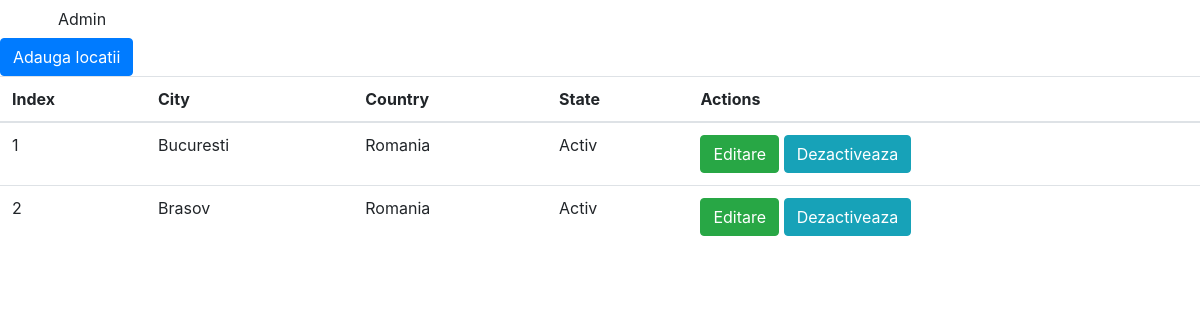
/location/, run on an earlier commit of the app's database.
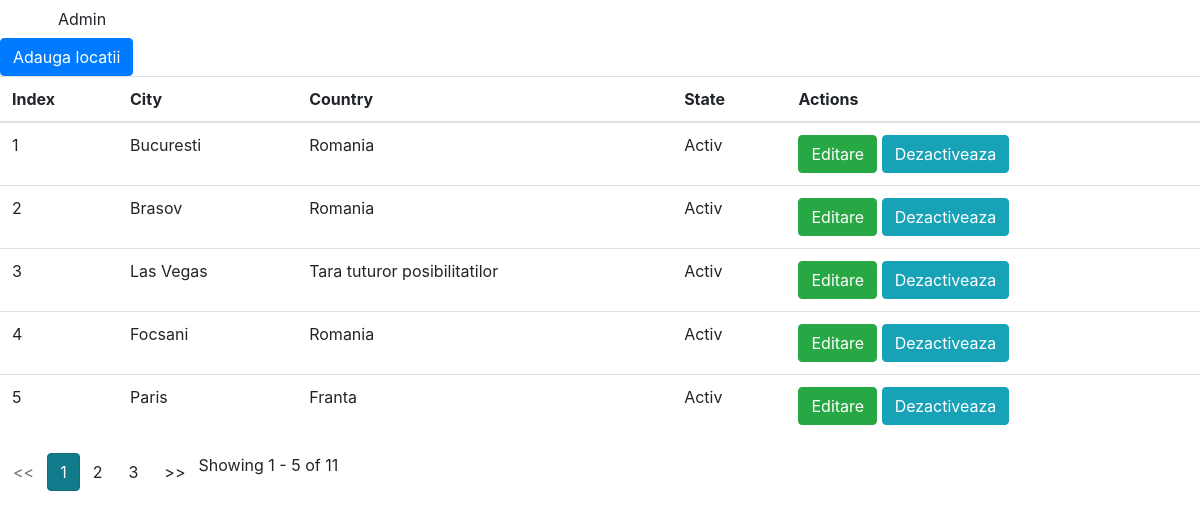
And on a later commit of the database.
### aplicatie1/models.py (models this page shows, shortened)
class Location(models.Model):
    city = models.CharField(max_length=100)
    country = models.CharField(max_length=100)
    active = models.BooleanField(default=True)
    created_at = models.DateTimeField(auto_now_add=True, blank=True)
    updated_at = models.DateTimeField(auto_now=True, blank=True)

### aplicatie1/views.py (the view)
# urls.py: path('', views.LocationView.as_view(), name='lista_locatii'),
class LocationView(ListView):
    model = Location
    template_name = 'aplicatie1/location_index.html'
    paginate_by = 5

### project/context_processors.py (called while the page is built)
def is_ready_to_work(request):
    if request.user.is_authenticated:
        if Pontaj.objects.filter(user_id=request.user.id, end_date=None).exists():
            return {'ready': False}
        return {'ready': True}
    return{}

### templates/aplicatie1/location_index.html
{% extends 'base.html' %}
{% block content %}
    <a class="btn btn-primary" href="{% url 'aplicatie1:adaugare' %}">Adauga locatii</a>
    <table class="table">
        <thead>
        <tr>
            <th>Index</th>
            <th>City</th>
            <th>Country</th>
            <th>State</th>
            <th>Actions</th>
        </tr>
        </thead>
        <tbody>
        {% for item in location_list %}
            <tr>
                <td>{{ forloop.counter0 | add:page_obj.start_index }}</td>
                <td>{{ item.city }}</td>
                <td>{{ item.country }}</td>
                <td>{% if item.active is True %}
                        Activ
                    {% else %}
                        Dezactivat
                    {% endif %}
                </td>
                <td>
                    <a class="btn btn-success" href="{% url 'aplicatie1:modifica' item.id %}">Editare</a>
                    {% if item.active is True %}
                        <a class="btn btn-info" href="{% url 'aplicatie1:dezactiveaza' item.id %}">Dezactiveaza</a>
                    {% else %}
                        <a class="btn btn-info" href="{% url 'aplicatie1:activeaza' item.id %}">Activeaza</a>
                    {% endif %}
                </td>
            </tr>
        {% endfor %}
        </tbody>
    </table>
    {% if is_paginated %}
    <ul class="pagination">
        {% if page_obj.has_previous %}
            <li><a class="btn" href="?page={{ page_obj.previous_page_number }}"><<</a></li>
        {% else %}
        <li class="disabled btn"><span><<</span></li>
        {% endif %}
        {% for i in paginator.page_range %}
        {% if page_obj.number == i %}
        <li class="active btn btn-info"><span>{{ i }}<span class="sr-only">(curent)</span></span></li>
        {% else %}
        <li><a class="btn" href="?page={{ i }}">{{ i }}</a></li>
        {% endif %}
        {% endfor %}
        {% if page_obj.has_next %}
        <li><a class="btn" href="?page={{ page_obj.next_page_number }}">>></a></li>
        {% else %}
        <li class="disabled btn"><span>>></span></li>
        {% endif %}
        <span class="align-right"> Showing {{ page_obj.start_index }} - {{ page_obj.end_index }} of {{ page_obj.paginator.count }}</span>
    </ul>
{% endif %}
{% endblock %}

What changed in the data, as far as the page shows it:
added Location: city "Las Vegas", country "Tara tuturor posibilitatilor", active "Activ"
added Location: city "Focsani", country "Romania", active "Activ"
added Location: city "Paris", country "Franta", active "Activ"
Also different on the page:
{{ page_obj.start_index }}: (not shown) → "1"
{{ page_obj.end_index }}: (not shown) → "5"
{{ page_obj.paginator.count }}: (not shown) → "11"
text now shown: "<< >> Showing - of"
new list line: "1"
new list line: "2"
new list line: "3"
